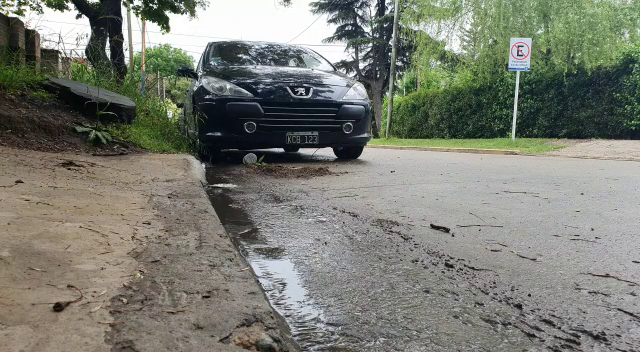
#> input picture frame 45 of parking-ejemplos/Examples-OpenCV/videos/VideoAutoPatenteDiaGustavoSinDetenerse.mp4, 640 x 352 px, given in place of cam-perspectiva.mp4, which was not available
$ python homografia-inversa.py
#> lines starting #> are read from the running program, lines starting #| are printed output that depends on the picture; after the words box and inside, x2 and y2 are one past the last pixel; in counts of white or black regions, pixels touching at a corner belong together; pictures that were not available may be replaced by others from this repository, and a replacement may not be noted
# Importamos las librerías necesarias
import numpy as np
import cv2
import time

# Cargamos el vídeo
camara = cv2.VideoCapture("videos/cam-perspectiva.mp4")

#Colores
COLOR_GREEN = (0, 255, 0)

#Dimension del video
videoWidth = 720
videoHeight = 720

# Recorremos todos los frames
while True:

	# Obtenemos el frame
	(grabbed, frame) = camara.read()
#> frame is the input picture: shape (352, 640, 3); mean B, G, R 115, 124.7, 122.7

	# Si hemos llegado al final del vídeo salimos
	if not grabbed:
		break

	#Seleccionamos cuatro puntos usando un arreglo de numpy
	#[Izq-sup], [Izq-inf], [Der-sup], [Der-inf]

	#Puntos origen
	pts1 = np.float32([[103,309],[87,625],[555,310],[684,631]])

	#Puntos destino
	pts2 = np.float32([[200,350],[200,550],[400,350],[400,550]])

	#Se calcula la matriz para la corrección de perspectiva
	M = cv2.getPerspectiveTransform(pts1,pts2)

	#Obtenemos la imagen con corrección de pespectiva
	frame = cv2.warpPerspective(frame, M, (600,600))
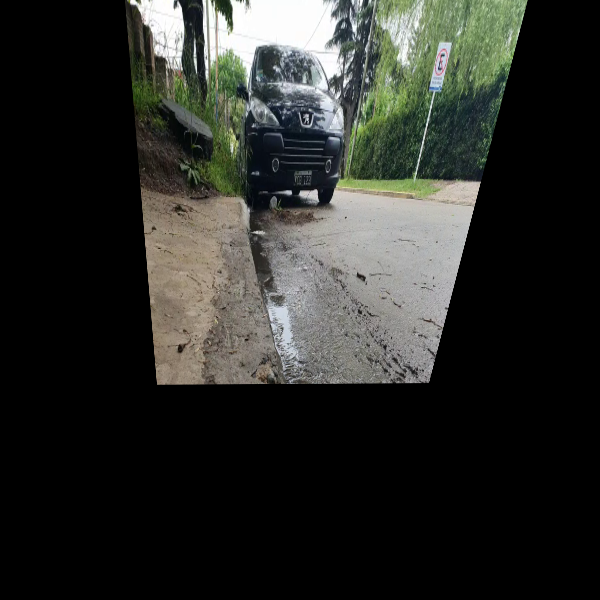
#> frame: shape (600, 600, 3); mean B, G, R 40.5, 44.4, 43

	#Dibujamos el rectangulo sobre el frame homograficado
	cv2.rectangle(frame, (303, 350), (327, 415), COLOR_GREEN, 2)
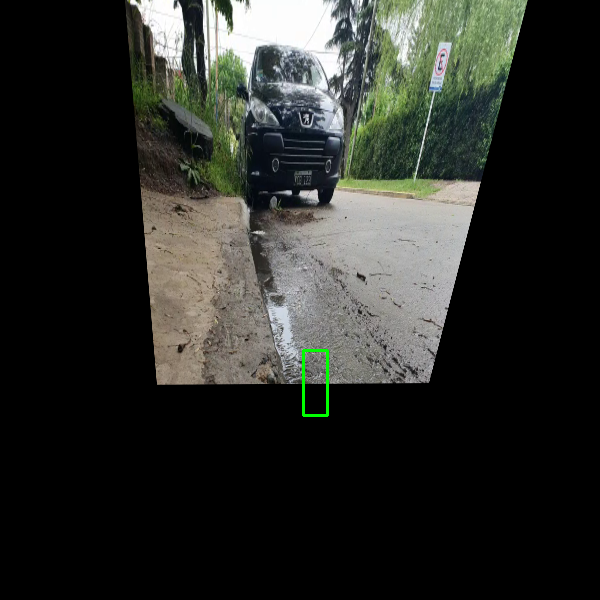
#> frame: shape (600, 600, 3); 0.15% of pixels changed, all inside (x1, y1, x2, y2) = (302, 349, 329, 417)

	#Se calcula la matriz para volver a la perspectiva anterior (inversa).
	Minversa = cv2.getPerspectiveTransform(pts2,pts1)

	#Obtenemos la imagen con corrección de pespectiva
	frame = cv2.warpPerspective(frame, Minversa, (videoWidth,videoHeight))
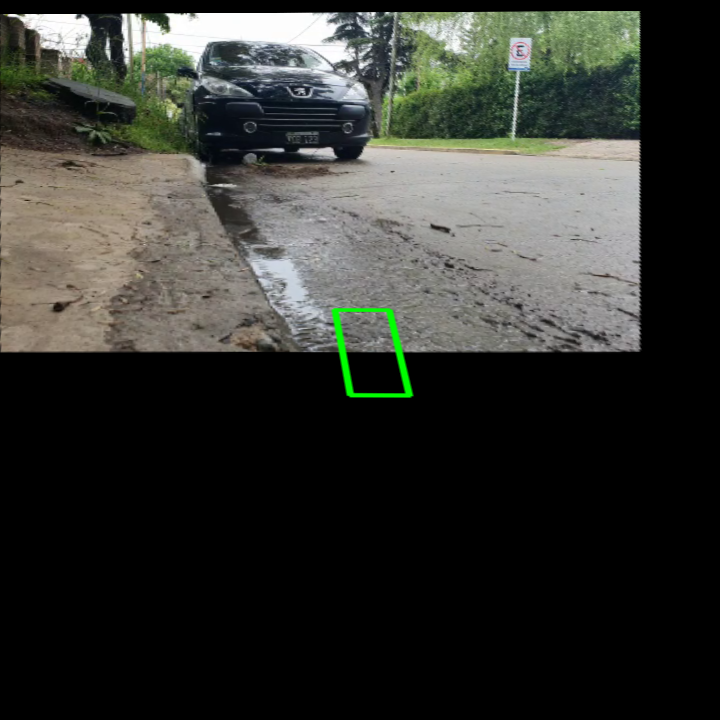
#> frame: shape (720, 720, 3); mean B, G, R 47.6, 52.4, 50.9

	#Lo escalamos
	frame = cv2.resize(frame, (350, 350))
#> frame: shape (350, 350, 3)

	# Mostramos las imágenes de la cámara.
	cv2.imshow("Camara", frame)

	# Capturamos una tecla para salir
	key = cv2.waitKey(1) & 0xFF
#> (key Esc is pressed here)

	# Si ha pulsado la letra s, salimos
	if key == ord("s"):
		break

# Liberamos la cámara y cerramos todas las ventanas
camara.release()
cv2.destroyAllWindows()

$ run again, starting later in the video
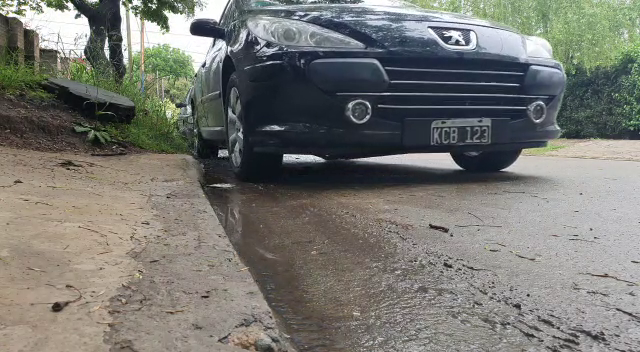
#> input picture frame 202 of parking-ejemplos/Examples-OpenCV/videos/VideoAutoPatenteDiaGustavoSinDetenerse.mp4, 640 x 352 px, given in place of cam-perspectiva.mp4, which was not available
#> frame is the input picture: shape (352, 640, 3); mean B, G, R 113.5, 119.1, 119.1
#> `cv2.rectangle(frame, (303, 350), (327, 415), COLOR_GREEN, 2)`:
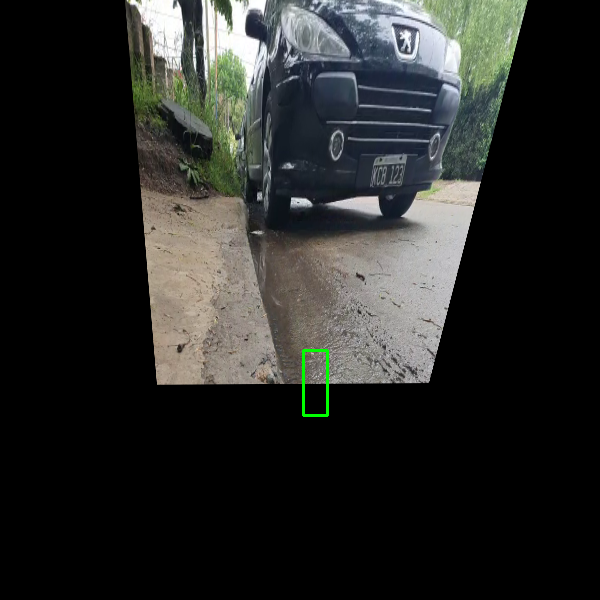
#> frame: shape (600, 600, 3); mean B, G, R 39.8, 41.8, 40.7
#> `frame = cv2.warpPerspective(frame, Minversa, (videoWidth,videoHeight))`:
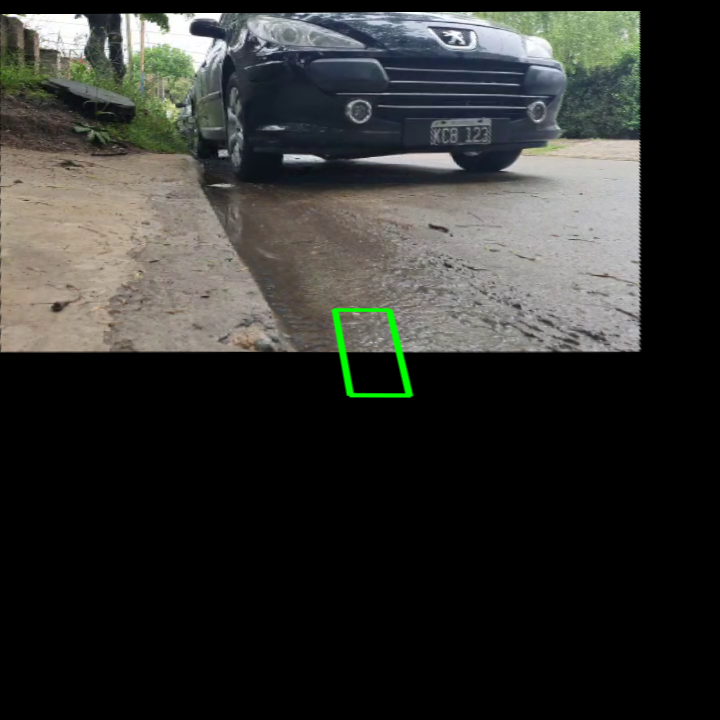
#> frame: shape (720, 720, 3); mean B, G, R 46.9, 49.9, 49.3

$ run again, starting later in the video
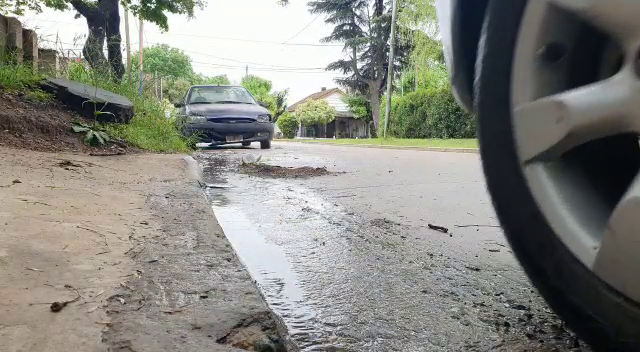
#> input picture frame 360 of parking-ejemplos/Examples-OpenCV/videos/VideoAutoPatenteDiaGustavoSinDetenerse.mp4, 640 x 352 px, given in place of cam-perspectiva.mp4, which was not available
#> frame is the input picture: shape (352, 640, 3); mean B, G, R 127.1, 134, 133.8
#> `cv2.rectangle(frame, (303, 350), (327, 415), COLOR_GREEN, 2)`:
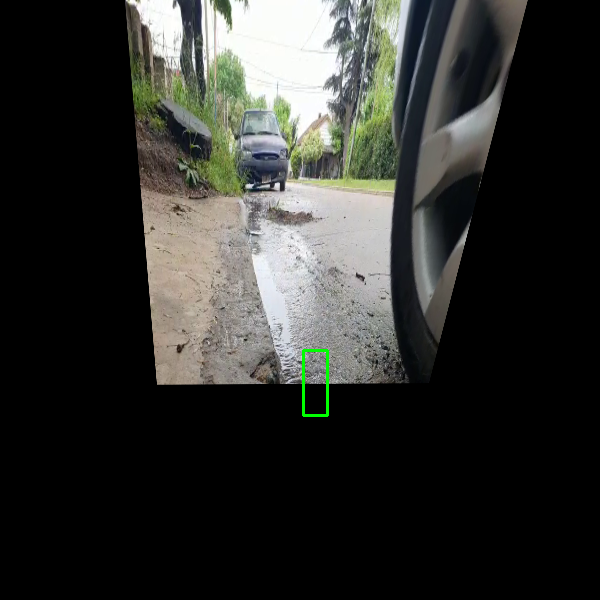
#> frame: shape (600, 600, 3); mean B, G, R 45.7, 48.9, 48.1
#> `frame = cv2.warpPerspective(frame, Minversa, (videoWidth,videoHeight))`:
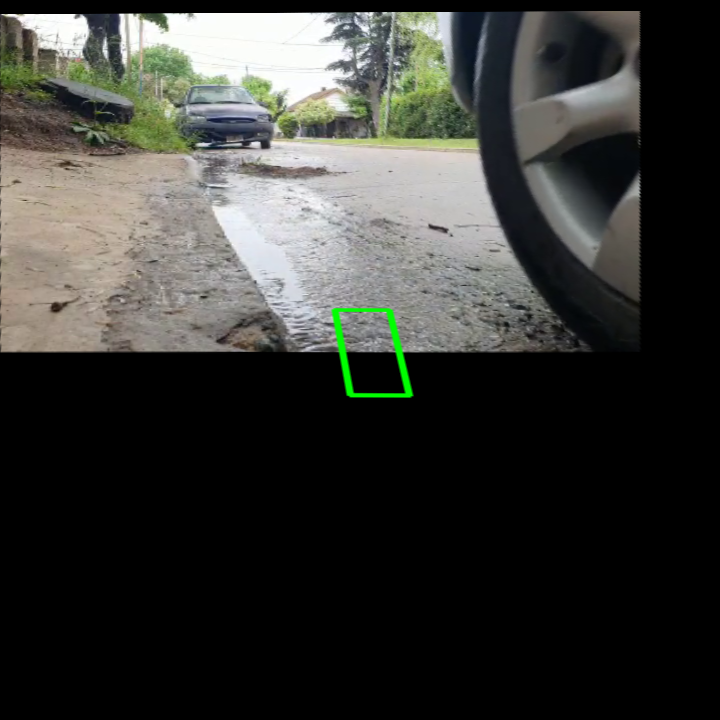
#> frame: shape (720, 720, 3); mean B, G, R 52.8, 56.5, 55.7
